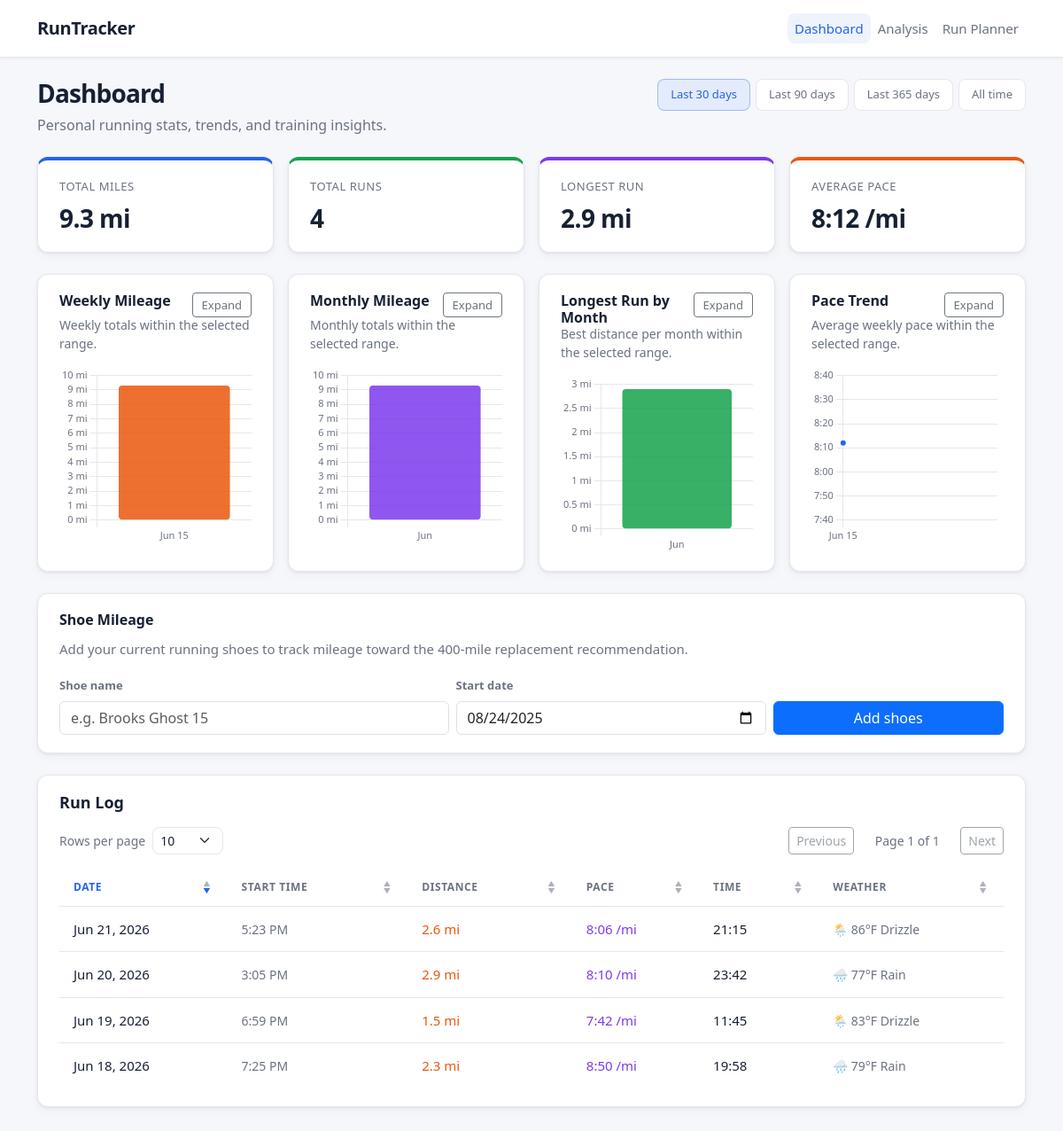
/?range=30d, run on an earlier commit of the app's database.
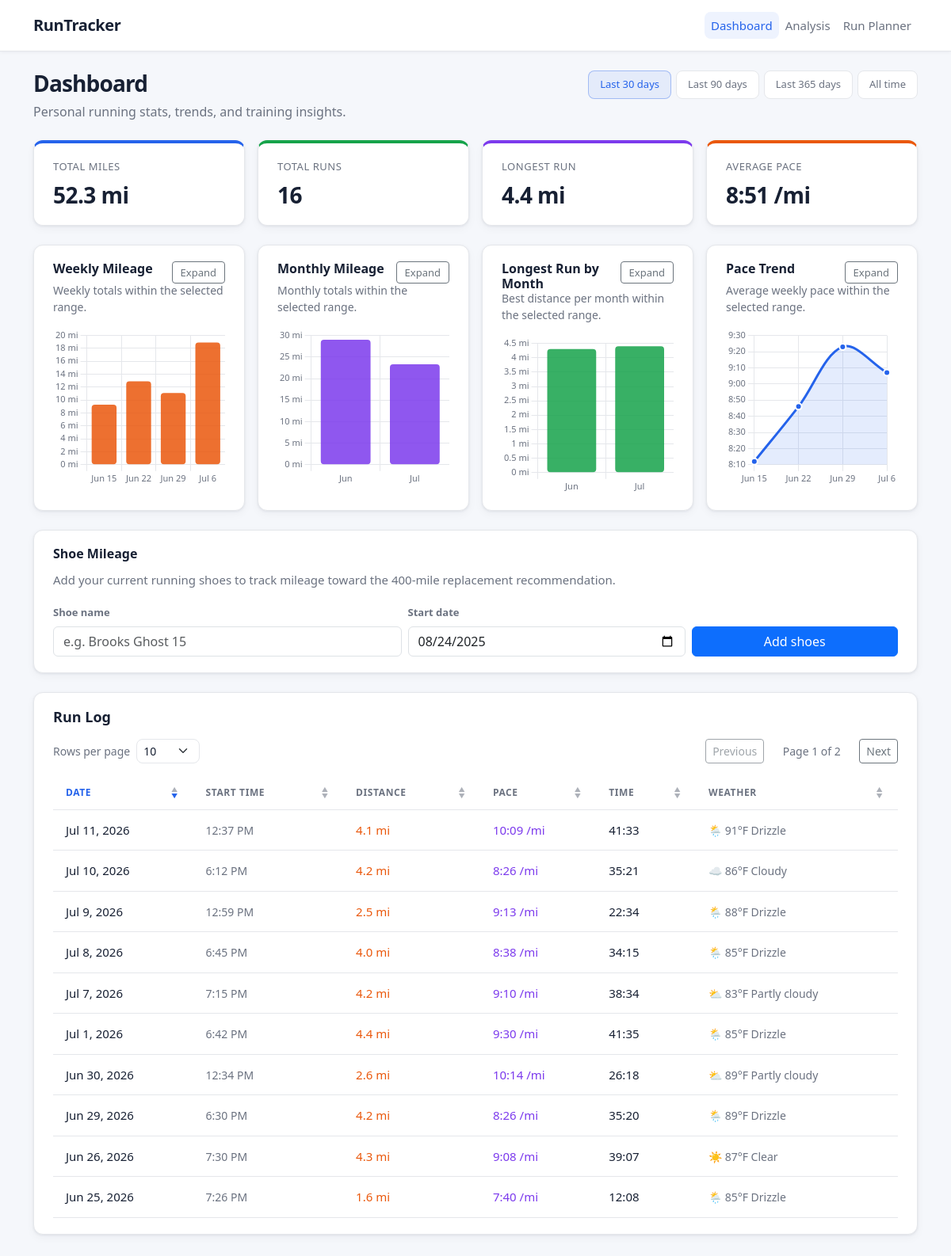
And on a later commit of the database.
### tables this page shows
CREATE TABLE runs (
    id INTEGER PRIMARY KEY AUTOINCREMENT,
    date TEXT NOT NULL,
    name TEXT NOT NULL,
    distance_miles REAL NOT NULL,
    pace_per_mile TEXT NOT NULL,
    pace_seconds INTEGER NOT NULL,
    moving_time TEXT NOT NULL,
    elevation_gain INTEGER,
    run_type TEXT,
    temperature_f INTEGER,
    weather_condition TEXT,
    weather_icon TEXT
, strava_activity_id TEXT, start_datetime_local TEXT, start_time_display TEXT, hour_of_day INTEGER, day_of_week TEXT, start_latitude REAL, start_longitude REAL, humidity INTEGER, wind_speed_mph REAL, precipitation REAL, weather_code INTEGER, weather_synced_at TEXT);

### app.py (the view)
@app.route("/")
def dashboard():
    dashboard_data = get_dashboard_data(request.args.get("range"))
    return render_template(
        "dashboard.html",
        stats=dashboard_data["stats"],
        recent_runs=dashboard_data["recent_runs"],
        weekly_chart=dashboard_data["weekly_chart"],
        monthly_chart=dashboard_data["monthly_chart"],
        pace_chart=dashboard_data["pace_chart"],
        longest_month_chart=dashboard_data["longest_month_chart"],
        date_range=dashboard_data["range_key"],
        date_range_label=dashboard_data["range_label"],
        shoe_tracker=get_shoe_tracker_data(),
        shoe_error=request.args.get("shoe_error"),
    )

### app.py (called while the page is built)
@app.context_processor
def inject_public_config():
    return {
        "strava_routes_enabled": Config.ENABLE_STRAVA_ROUTES,
        "weather_location_label": "New Orleans",
    }

### database.py (called while the page is built)
def get_db_connection():
    conn = sqlite3.connect(DB_PATH)
    conn.row_factory = sqlite3.Row
    return conn

def _rows_to_dicts(rows):
    return [dict(row) for row in rows]

def pace_to_seconds(pace_str):
    minutes, seconds = pace_str.split(":")
    return int(minutes) * 60 + int(seconds)

def seconds_to_pace(total_seconds):
    minutes = total_seconds // 60
    seconds = total_seconds % 60
    return f"{minutes}:{seconds:02d}"

def format_date_label(dt):
    return f"{calendar.month_abbr[dt.month]} {dt.day}"

def format_month_label(dt):
    return calendar.month_abbr[dt.month]

def format_date_short(date_str):
    dt = datetime.strptime(date_str, "%Y-%m-%d")
    return f"{calendar.month_abbr[dt.month]} {dt.day}, {dt.year}"

def _week_start(dt):
    return dt - timedelta(days=dt.weekday())

def get_all_runs():
    conn = get_db_connection()
    rows = conn.execute("SELECT * FROM runs ORDER BY date DESC").fetchall()
    conn.close()
    return _rows_to_dicts(rows)

def _reference_now():
    return datetime.now()

### templates/dashboard.html (shortened to what the changed rows need)
{% extends "base.html" %}
{% block content %}
<header class="page-header mb-4">
    <div class="d-flex flex-wrap align-items-start justify-content-between gap-3">
        <div>
            <h1 class="page-header__title">Dashboard</h1>
        </div>
    </div>
</header>
<div class="row g-3 mb-4">
    <div class="col-6 col-lg-3">
        <div class="card stat-card stat-card--distance h-100">
            <div class="card-body">
                <div class="stat-card__header">
                    <p class="stat-card__label mb-0">Total miles</p>
                </div>
                <p class="stat-card__value mb-0">{{ stats.total_miles }}</p>
            </div>
        </div>
    </div>
    <div class="col-6 col-lg-3">
        <div class="card stat-card stat-card--runs h-100">
            <div class="card-body">
                <div class="stat-card__header">
                    <p class="stat-card__label mb-0">Total runs</p>
                </div>
                <p class="stat-card__value mb-0">{{ stats.total_runs }}</p>
            </div>
        </div>
    </div>
    <div class="col-6 col-lg-3">
        <div class="card stat-card stat-card--longest h-100">
            <div class="card-body">
                <div class="stat-card__header">
                    <p class="stat-card__label mb-0">Longest run</p>
                </div>
                <p class="stat-card__value mb-0">{{ stats.longest_run }}</p>
            </div>
        </div>
    </div>
    <div class="col-6 col-lg-3">
        <div class="card stat-card stat-card--pace h-100">
            <div class="card-body">
                <div class="stat-card__header">
                    <p class="stat-card__label mb-0">Average pace</p>
                </div>
                <p class="stat-card__value mb-0">{{ stats.average_pace }}</p>
            </div>
        </div>
    </div>
</div>
<div class="row g-3 mb-4">
    <div class="col-lg-6 col-xl-3">
        <div class="card rt-card chart-card h-100">
            <div class="card-body">
                <div class="chart-card__header">
                    <h2 class="chart-card__title">Weekly Mileage</h2>
                </div>
                <div class="chart-container">
                    <canvas id="weeklyMileageChart" aria-label="Weekly mileage chart"></canvas>
                </div>
            </div>
        </div>
    </div>
    <div class="col-lg-6 col-xl-3">
        <div class="card rt-card chart-card h-100">
            <div class="card-body">
                <div class="chart-card__header">
                    <h2 class="chart-card__title">Monthly Mileage</h2>
                </div>
                <div class="chart-container">
                    <canvas id="monthlyMileageChart" aria-label="Monthly mileage chart"></canvas>
                </div>
            </div>
        </div>
    </div>
    <div class="col-lg-6 col-xl-3">
        <div class="card rt-card chart-card h-100">
            <div class="card-body">
                <div class="chart-card__header">
                    <h2 class="chart-card__title">Longest Run by Month</h2>
                </div>
                <div class="chart-container">
                    <canvas id="longestRunChart" aria-label="Longest run by month chart"></canvas>
                </div>
            </div>
        </div>
    </div>
    <div class="col-lg-6 col-xl-3">
        <div class="card rt-card chart-card h-100">
            <div class="card-body">
                <div class="chart-card__header">
                    <h2 class="chart-card__title">Pace Trend</h2>
                </div>
                <div class="chart-container">
                    <canvas id="paceTrendChart" aria-label="Pace trend chart"></canvas>
                </div>
            </div>
        </div>
    </div>
</div>
<div class="row g-3 mb-4" id="shoe-tracker">
    <div class="col-12">
        <div class="card rt-card shoe-tracker h-100">
            <div class="card-body">
                <h2 class="shoe-tracker__title">Shoe Mileage</h2>
            </div>
        </div>
    </div>
</div>
<div class="card rt-card">
    <div class="card-body">
        <h2 class="section-heading">Run Log</h2>
        <div class="runs-table-controls d-flex flex-wrap align-items-center justify-content-between gap-3 mb-3">
            <div class="runs-table-controls__pagination d-flex align-items-center gap-2">
                <button type="button" id="runsPrevPage" class="btn btn-sm btn-outline-secondary" disabled>Previous</button>
                <span id="runsPageIndicator" class="runs-table-controls__page">Page 1 of 1</span>
                <button type="button" id="runsNextPage" class="btn btn-sm btn-outline-secondary" disabled>Next</button>
            </div>
        </div>
        <div class="table-responsive">
            <table class="table runs-table mb-0" id="runsTable">
                <thead>
                    <tr>
                        <th scope="col" class="runs-table__th-sortable">
                            <button type="button" class="runs-table__sort" data-sort-key="date" title="Sort by date">
                                <span class="runs-table__sort-label">Date</span>
                                <span class="runs-table__sort-arrows" aria-hidden="true">
                                    <span class="runs-table__sort-arrow runs-table__sort-arrow--up">▲</span>
                                    <span class="runs-table__sort-arrow runs-table__sort-arrow--down">▼</span>
                                </span>
                            </button>
                        </th>
                        <th scope="col" class="runs-table__th-sortable">
                            <button type="button" class="runs-table__sort" data-sort-key="starttime" title="Sort by start time">
                                <span class="runs-table__sort-label">Start Time</span>
                                <span class="runs-table__sort-arrows" aria-hidden="true">
                                    <span class="runs-table__sort-arrow runs-table__sort-arrow--up">▲</span>
                                    <span class="runs-table__sort-arrow runs-table__sort-arrow--down">▼</span>
                                </span>
                            </button>
                        </th>
                        <th scope="col" class="runs-table__th-sortable">
                            <button type="button" class="runs-table__sort" data-sort-key="distance" title="Sort by distance">
                                <span class="runs-table__sort-label">Distance</span>
                                <span class="runs-table__sort-arrows" aria-hidden="true">
                                    <span class="runs-table__sort-arrow runs-table__sort-arrow--up">▲</span>
                                    <span class="runs-table__sort-arrow runs-table__sort-arrow--down">▼</span>
                                </span>
                            </button>
                        </th>
                        <th scope="col" class="runs-table__th-sortable">
                            <button type="button" class="runs-table__sort" data-sort-key="pace" title="Sort by pace">
                                <span class="runs-table__sort-label">Pace</span>
                                <span class="runs-table__sort-arrows" aria-hidden="true">
                                    <span class="runs-table__sort-arrow runs-table__sort-arrow--up">▲</span>
                                    <span class="runs-table__sort-arrow runs-table__sort-arrow--down">▼</span>
                                </span>
                            </button>
                        </th>
                        <th scope="col" class="runs-table__th-sortable">
                            <button type="button" class="runs-table__sort" data-sort-key="time" title="Sort by time">
                                <span class="runs-table__sort-label">Time</span>
                                <span class="runs-table__sort-arrows" aria-hidden="true">
                                    <span class="runs-table__sort-arrow runs-table__sort-arrow--up">▲</span>
                                    <span class="runs-table__sort-arrow runs-table__sort-arrow--down">▼</span>
                                </span>
                            </button>
                        </th>
                        <th scope="col" class="runs-table__th-sortable">
                            <button type="button" class="runs-table__sort" data-sort-key="weather" title="Sort by weather">
                                <span class="runs-table__sort-label">Weather</span>
                                <span class="runs-table__sort-arrows" aria-hidden="true">
                                    <span class="runs-table__sort-arrow runs-table__sort-arrow--up">▲</span>
                                    <span class="runs-table__sort-arrow runs-table__sort-arrow--down">▼</span>
                                </span>
                            </button>
                        </th>
                    </tr>
                </thead>
                <tbody id="runsTableBody">
                    {% if recent_runs %}
                    {% for run in recent_runs %}
                    <tr
                        data-sort-date="{{ run.date }}"
                        data-sort-starttime="{{ run.start_time_sort }}"
                        data-sort-distance="{{ run.distance_miles }}"
                        data-sort-pace="{{ run.pace_seconds or 0 }}"
                        data-sort-time="{{ run.time_seconds or 0 }}"
                        data-sort-weather="{{ run.temperature_sort }}"
                    >
                        <td>{{ run.date_display }}</td>
                        <td class="run-start-time">{{ run.start_time_display }}</td>
                        <td class="run-distance">{{ run.distance_display }}</td>
                        <td class="run-pace">{{ run.pace_display }}</td>
                        <td>{{ run.moving_time }}</td>
                        <td class="run-weather">{{ run.weather_display }}</td>
                    </tr>
                    {% endfor %}
                    {% endif %}
                </tbody>
            </table>
        </div>
    </div>
</div>
{% endblock %}

What changed in the data, as far as the page shows it:
no longer on this page (row unchanged): runs: date_display "Jun 21, 2026", start_time_display "5:23 PM", distance_display "2.6 mi", pace_display "8:06 /mi", moving_time "21:15", weather_display "🌦️ 86°F Drizzle"
no longer on this page (row unchanged): runs: date_display "Jun 20, 2026", start_time_display "3:05 PM", distance_display "2.9 mi", pace_display "8:10 /mi", moving_time "23:42", weather_display "🌧️ 77°F Rain"
no longer on this page (row unchanged): runs: date_display "Jun 19, 2026", start_time_display "6:59 PM", distance_display "1.5 mi", pace_display "7:42 /mi", moving_time "11:45", weather_display "🌦️ 83°F Drizzle"
no longer on this page (row unchanged): runs: date_display "Jun 18, 2026", start_time_display "7:25 PM", distance_display "2.3 mi", pace_display "8:50 /mi", moving_time "19:58", weather_display "🌧️ 79°F Rain"
added runs: date_display "Jul 11, 2026", start_time_display "12:37 PM", distance_display "4.1 mi", pace_display "10:09 /mi", moving_time "41:33", weather_display "🌦️ 91°F Drizzle"
added runs: date_display "Jul 10, 2026", start_time_display "6:12 PM", distance_display "4.2 mi", pace_display "8:26 /mi", moving_time "35:21", weather_display "☁️ 86°F Cloudy"
added runs: date_display "Jul 9, 2026", start_time_display "12:59 PM", distance_display "2.5 mi", pace_display "9:13 /mi", moving_time "22:34", weather_display "🌦️ 88°F Drizzle"
added runs: date_display "Jul 8, 2026", start_time_display "6:45 PM", distance_display "4.0 mi", pace_display "8:38 /mi", moving_time "34:15", weather_display "🌦️ 85°F Drizzle"
added runs: date_display "Jul 7, 2026", start_time_display "7:15 PM", distance_display "4.2 mi", pace_display "9:10 /mi", moving_time "38:34", weather_display "⛅ 83°F Partly cloudy"
added runs: date_display "Jul 1, 2026", start_time_display "6:42 PM", distance_display "4.4 mi", pace_display "9:30 /mi", moving_time "41:35", weather_display "🌦️ 85°F Drizzle"
added runs: date_display "Jun 30, 2026", start_time_display "12:34 PM", distance_display "2.6 mi", pace_display "10:14 /mi", moving_time "26:18", weather_display "⛅ 89°F Partly cloudy"
added runs: date_display "Jun 29, 2026", start_time_display "6:30 PM", distance_display "4.2 mi", pace_display "8:26 /mi", moving_time "35:20", weather_display "🌦️ 89°F Drizzle"
added runs: date_display "Jun 26, 2026", start_time_display "7:30 PM", distance_display "4.3 mi", pace_display "9:08 /mi", moving_time "39:07", weather_display "☀️ 87°F Clear"
added runs: date_display "Jun 25, 2026", start_time_display "7:26 PM", distance_display "1.6 mi", pace_display "7:40 /mi", moving_time "12:08", weather_display "🌦️ 85°F Drizzle"
Also different on the page:
{{ stats.total_miles }}: "9.3 mi" → "52.3 mi"
{{ stats.total_runs }}: "4" → "16"
{{ stats.longest_run }}: "2.9 mi" → "4.4 mi"
{{ stats.average_pace }}: "8:12 /mi" → "8:51 /mi"
chart data {{ monthly_chart | tojson }}: {"labels": ["Jun"], "values": [9.3]} → {"labels": ["Jun", "Jul"], "values": [29.0, 23.3]}
chart data {{ longest_month_chart | tojson }}: {"labels": ["Jun"], "values": [2.9]} → {"labels": ["Jun", "Jul"], "values": [4.3, 4.4]}
text written by a page script: "Page 1 of 1" → "Page 1 of 2"
